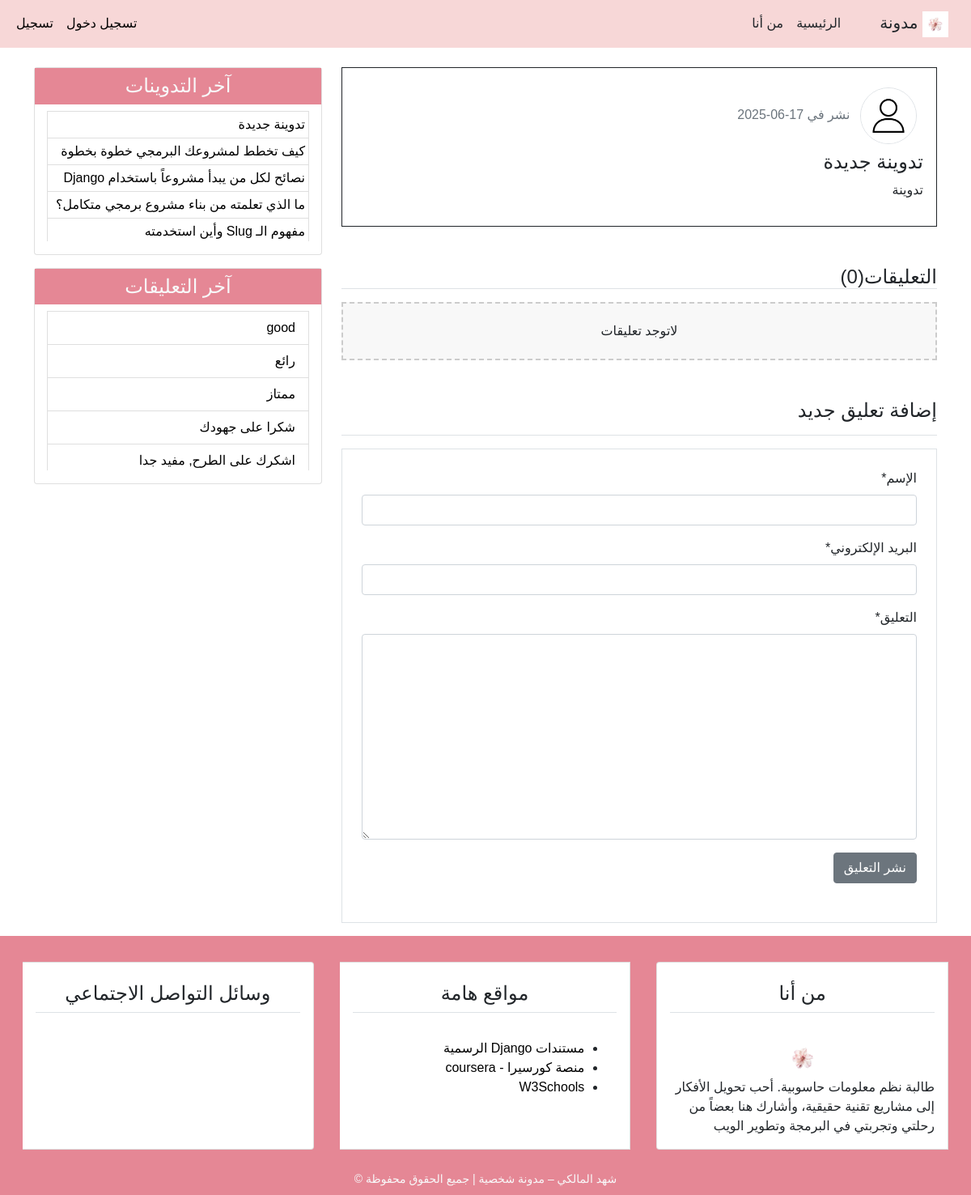
The page /detail/18/ on the database its author committed.
### blog/models.py (models this page shows, shortened)
class Post(models.Model):
    title = models.CharField(max_length=100)
    content = models.TextField()
    post_date = models.DateTimeField(default=timezone.now)
    post_update = models.DateTimeField(auto_now=True)
    author = models.ForeignKey(User, on_delete=models.CASCADE)
    def __str__(self):
     return self.title
    class Meta:
        ordering = ('-post_date',)

class Comments (models.Model):
    name = models.CharField(max_length=50, verbose_name='الإسم')
    email = models.EmailField(verbose_name='البريد الإلكتروني')
    body = models.TextField(verbose_name='التعليق')
    comment_date = models.DateTimeField(auto_now=True)
    active = models.BooleanField(default=False)
    post = models.ForeignKey(Post, on_delete=models.CASCADE, related_name='comments')
    class Meta:
        ordering = ('-comment_date',)

### blog/views.py (the view)
# urls.py: path('detail/<int:post_id>/', views.post_detail, name='detail'),
def post_detail(request, post_id):
    post= get_object_or_404(Post, pk=post_id)
    comments = post.comments.filter(active=True)
    if request.method == 'POST':
        comment_form = NewComment(data=request.POST)
        if comment_form.is_valid():
            new_comment = comment_form.save(commit=False)
            new_comment.post = post
            new_comment.save()
            comment_form = NewComment()
    else:
         comment_form = NewComment()
    context = {
        'title': post,
        'post': post,
        'comments': comments,
        'comment_form': comment_form,
    }
    return render(request, 'blog/detail.html', context)

### blog/forms.py
class NewComment(forms.ModelForm):
    class Meta:
         model = Comments
         fields = ('name','email','body')

### blog/templatetags/post_tag.py (called while the page is built)
@register.inclusion_tag('blog/latests_posts.html')
def latest_posts ():
    context = {
        'l_posts': Post.objects.all()[0:5],
    }
    return context

@register.inclusion_tag('blog/latest_comments.html')
def latest_comments ():
    context = {
        'l_comments': Comments.objects.filter(active= True)[:5],
    }
    return context

### blog/templates/blog/detail.html (shortened to what this page needs)
{% extends 'blog/base.html' %}
{% load static %}
{% load crispy_forms_tags%}
{% block content %}
    <div class="post p-3 mb-4">
    <img class="img-fluid rounded-circle border m-2" width="70px" src="{% static 'blog/images/person.jpg' %}" alt="صورة افتراضية">
    <span class="text-secondary">نشر في {{post.post_date|date:'d-m-Y'}}</span>
    <h4>{{post.title}}</a></h4>
    <p>{{post.content}}</p>
  </div>
  <div>
  <h4 class="border-bottom mt-5 mb-3"> التعليقات({{comments.count}})</h4>
  {% for comment in comments %}
  <ul class="p-3 comment">
    <h6 class="border-bottom p-2">({{comment.name}})<span class="text-secondary"> {{comment.comment_date|date:'d-m-Y'}}</span></h6>
    {{comment.body}}
  </ul>
  {% empty %}
  <h6 class="text-center p-4 comment">لاتوجد تعليقات</h6>
  {% endfor %}
  </div>
  <h4  class="border-bottom pb-3 mb-3 mt-5"> إضافة تعليق جديد</h4>
  <div class="border mb-3 mt-3 p-4">
  <form method="POST">
    {{comment_form|crispy}}
    <input type="submit" class="btn btn-secondary mb-4" name="submit" value="نشر التعليق">
  </form>
  </div>
{% endblock content %}

### blog/templates/blog/latests_posts.html
<ul class="lis-group-flush latest-posts">
    {% for post in l_posts %}
        <li class="list-group-item latest-posts-item">
         <a class="black-link" href="{% url 'detail' post.id %}"> {{post.title}}</a>
        </li>
    {% endfor %}
</ul>

### blog/templates/blog/latest_comments.html
<ul class="lis-group-flush latest-comments">
    {% for comment in l_comments %}
        <li class="list-group-item latest-comments-item">
            <a class="black-link" href="{% url 'detail' comment.post.id %}">
                {% if comment.body|length > 30 %}
                  {{comment.body|slice:'35'}} ..
                {% else %}
                {{comment.body}}
                {% endif %}
            </a>
        </li>
    {% empty %}
        <li class="list-group-item latest-comments-item"> لايوجد تعليقات</li>
    {% endfor %}
</ul>

### blog/static/blog/css/main.css (style rules this page uses)
html, body { direction: rtl; text-align: right; }
body { font-family: 'Tajawal', sans-serif; }
a.black-link { color: black !important; text-decoration:none !important; }
.post { border: 1px solid ; }
.latest-posts , .latest-comments { padding: 0 15px; }
.latest-posts .latest-posts-item, .latest-comments .latest-comment-item { padding: 4px; }
.latest-posts li:first-child, .latest-comments li:first-child { border: 3; }
.latest-posts li:last-child, .latest-comments li:last-child { border-bottom: 0; padding-bottom: 0; }
.comment { background-color: #f8f8f8; border: 2px dashed #CCC; }

### rows shown on the page
Post: post_date "17-06-2025", title "تدوينة جديدة", content "تدوينة"
Post: title "كيف تخطط لمشروعك البرمجي خطوة بخطوة"
Post: title "نصائح لكل من يبدأ مشروعاً باستخدام Django"
Post: title "ما الذي تعلمته من بناء مشروع برمجي متكامل؟"
Post: title "مفهوم الـ Slug وأين استخدمته"
Comments: body "good"
Comments: body "رائع"
Comments: body "ممتاز"
Comments: body "شكرا على جهودك"
Comments: body "اشكرك على الطرح, مفيد جدا"

### other values the page prints
{{ comments.count }} "0"
